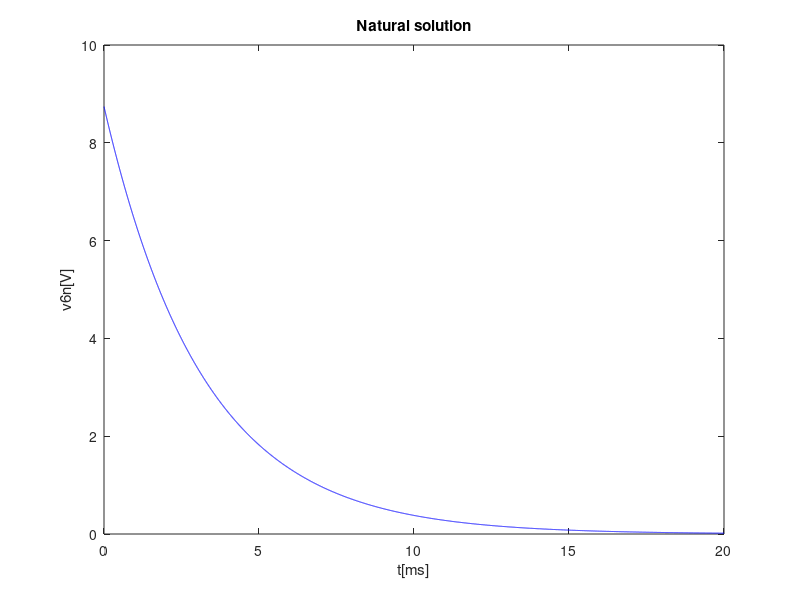
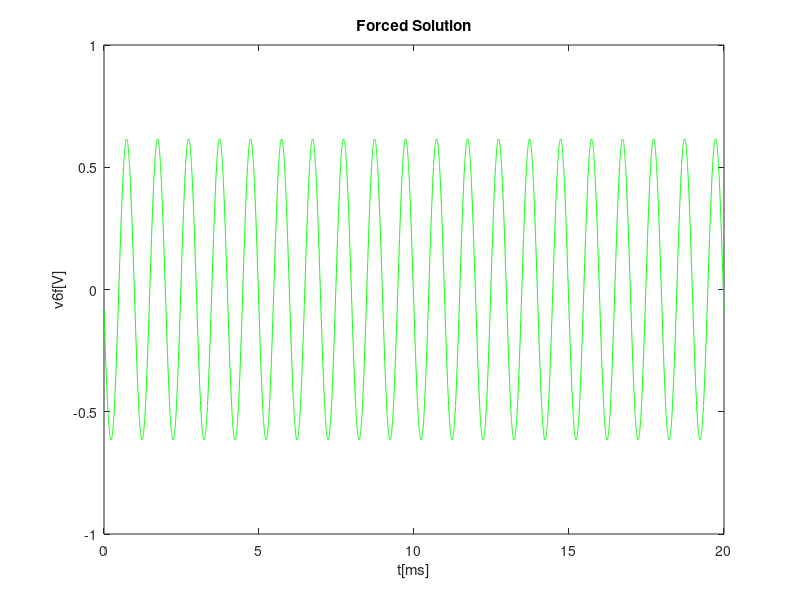
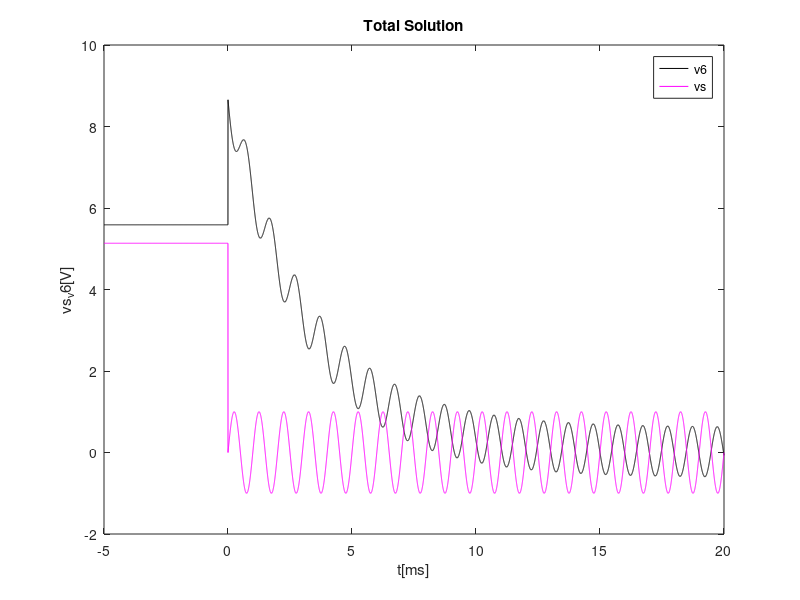

These figures' MATLAB source, in order:
pkg load control
output_precision(10)
 format long
 fp = fopen('Values.txt',"r");
 values = dlmread(fp,'\n');
 R1 = values(1)
R2 = values(2)
R3 = values(3)
R4 = values(4)
R5 = values(5)
R6 = values(6)
R7 = values(7)
Vs = values(8)
Kb = values(9)
Kd = values(10)
C = values(11)
A = [1,0,0,0,0,0,0 ; -(1/R1),(1/R3)+(1/R2)+(1/R1),-(1/R2),-(1/R3),0,0,0 ; 0,(Kb+(1/R2)),(-1/R2),(-Kb),0,0,0 ; 0,(1/R3),0,(-(1/R4)-(1/R5)-(1/R3)),(1/R5),(1/R7),-(1/R7) ; 0,(-Kb),0,(Kb+(1/R5)),(-1/R5),0,0 ; 0,0,0,0,0,((1/R6)+(1/R7)),(-1/R7);0,0,0,1,0,Kd/R6,-1];

B = inv(A);

E = [Vs;0;0;0;0;0;0];

D = B*E;

fp2 = fopen('ngspice_values.txt',"w");
fprintf(fp2, "R1 1 2 %f\n",values(1));
fprintf(fp2, "R2 3 2 %f\n",values(2));
fprintf(fp2, "R3 2 5 %f\n",values(3));
fprintf(fp2, "R4 GND 5 %f\n",values(4));
fprintf(fp2, "R5 5 6 %f\n",values(5));
fprintf(fp2, "R6 GND 4 %f\n",values(6));
fprintf(fp2, "R7 7 8 %f\n",values(7));
fprintf(fp2, "C 6 8 %f\n",values(11));
fprintf(fp2, "Vs 1 GND %f\n",values(8));
fprintf(fp2, "V3 4 7 DC 0 \n");
fprintf(fp2, "Hc 5 8 V3 %f\n",values(10));
fprintf(fp2, "Gb 6 3 (2,5) %f\n",values(9));
fclose(fp2);


%DADOS PARA O NGSPICE 2

fp3 = fopen('ngspice_2.txt',"w");
fprintf(fp3, "R1 GND 2 %f\n",values(1));
fprintf(fp3, "R2 3 2 %f\n",values(2));
fprintf(fp3, "R3 2 5 %f\n",values(3));
fprintf(fp3, "R4 GND 5 %f\n",values(4));
fprintf(fp3, "R5 5 6 %f\n",values(5));
fprintf(fp3, "R6 GND 4 %f\n",values(6));
fprintf(fp3, "R7 7 8 %f\n",values(7));
fprintf(fp3, "Vx 6 8 %f\n",D(5)-D(7));
fprintf(fp3, "Vs 1 GND 0 \n");
fprintf(fp3, "V3 4 7 DC 0 \n");
fprintf(fp3, "Hc 5 8 V3 %f\n",values(10));
fprintf(fp3, "Gb 6 3 (2,5) %f\n",values(9));

fclose(fp3);

%theoretical analysis 2

H = [-(1/R1),0, -(1/R4),0, -(1/R6),0,0,0,0;-(1/R1)-(1/R2)-(1/R3), 1/R2,1/R3,0,0,0,0,0,0; (-Kb -(1/R2)),1/R2,Kb,0,0,0,0,0,0;0,0,1,0,Kd/R6,-1,0,0,0;0,0,0,0,(1/R6+1/R7),-(1/R7),0,0,0;0,0,0,1,0,-1,0,0,0;Kb,0,-Kb,0,0,0,0,-1,0;0,0,1/R5,-(1/R5),0,0,-1,0,0;0,0,0,0,0,0,-1,1,-1];

Vx = D(5)-D(7)

Z= [0;0;0;0;0;Vx;0;0;0];

T = inv(H);

X = T*Z;

Req = (X(4)-X(6))/X(9);
sprintf("%.6f\n",X)


%theoretical analysis 3
fp4 = fopen('ngspice_3.txt',"w");
fprintf(fp4, "R1 1 2 %f\n",values(1));
fprintf(fp4, "R2 3 2 %f\n",values(2));
fprintf(fp4, "R3 2 5 %f\n",values(3));
fprintf(fp4, "R4 GND 5 %f\n",values(4));
fprintf(fp4, "R5 5 6 %f\n",values(5));
fprintf(fp4, "R6 GND 4 %f\n",values(6));
fprintf(fp4, "R7 7 8 %f\n",values(7));
fprintf(fp4, "C 6 8 %f\n",values(11));
fprintf(fp4, "Vs 1 GND 0 \n");
fprintf(fp4, "V3 4 7 DC 0 \n");
fprintf(fp4, "Hc 5 8 V3 %f\n",values(10));
fprintf(fp4, "Gb 6 3 (2,5) %f\n",values(9));

fclose(fp4);


Tau = Req*C;

t = 0:2e-6:20e-3;

v6n = X(4)*exp(-t/Tau);

v8n = X(6)*exp(-t/Tau);

f1 = figure();

plot(t*1000,v6n,"b");

xlabel("t[ms]");

ylabel("v6n[V]");

title("Natural solution");

print(f1,"natural_solution.eps","-depsc");


%forced solution

w = 2*pi*1000;
Zc = 1/(j*w*C);

G = [1,0,0,0,0,0,0; 1/R1, -(1/R1)-(1/R2)-(1/R3), 1/R2, 1/R3,0,0,0; 0, (-(1/R2)-Kb), 1/R2, Kb, 0,0,0; 0, 1/R3,0,(-(1/R5)-(1/R3)-(1/R4)), (1/R5 +1/Zc), (1/R7),(-(1/R7)-(1/Zc)); 0,Kb,0,(-(1/R5)-Kb),(1/R5+1/Zc),0,-(1/Zc);0,0,0,0,0,(-(1/R6)-(1/R7)),1/R7;0,0,0,1,0,Kd/R6,-1];
Q = [1;0;0;0;0;0;0];
L = inv(G);
P = L*Q;
sprintf("%.6f\n",P)

Gain = abs(P(5));
Phase = angle(P(5));

t = 0:2e-6:20e-3;
v6f = Gain*sin(w*t+Phase);
f2 = figure();
plot(t*1000,v6f,"g");
xlabel("t[ms]");
ylabel("v6f[V]");
title("Forced Solution");
print(f2,"forced_solution.eps","-depsc");



fp5 = fopen('ngspice_4.txt',"w");
fprintf(fp5, "R1 1 2 %f\n",values(1));
fprintf(fp5, "R2 3 2 %f\n",values(2));
fprintf(fp5, "R3 2 5 %f\n",values(3));
fprintf(fp5, "R4 GND 5 %f\n",values(4));
fprintf(fp5, "R5 5 6 %f\n",values(5));
fprintf(fp5, "R6 GND 4 %f\n",values(6));
fprintf(fp5, "R7 7 8 %f\n",values(7));
fprintf(fp5, "C 6 8 %f\n",values(11));
fprintf(fp5, "Vs 1 GND sin(0 1 1k) \n");
fprintf(fp5, "V3 4 7 DC 0 \n");
fprintf(fp5, "Hc 5 8 V3 %f\n",values(10));
fprintf(fp5, "Gb 6 3 (2,5) %f\n",values(9));
fclose(fp5);

%total solution

t = -5e-3:2e-6:20e-3;
moment1 = t<0; moment2 = t>=0;
v6(moment1) = D(5);
v6(moment2) = X(4)*exp((-t(moment2))/Tau) + Gain*sin(w*(t(moment2))+Phase);
vs(moment1) = values(8);
vs(moment2) = sin(w*(t(moment2)));
f5 = figure();

plot(t*1000,v6,'k');
hold on
plot(t*1000,vs,'m');
xlabel("t[ms]");
 ylabel("vs_v6[V]");
 title("Total Solution");
legend('v6','vs','Location','Northeast');

print(f5,"Total_Solution.eps","-depsc");
	
	
	

